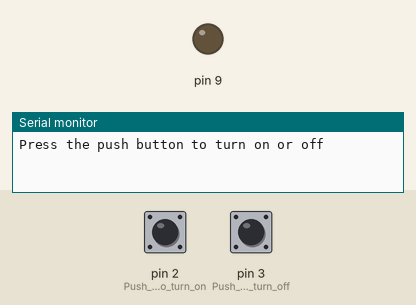
A sketch run on a simulated Arduino Uno, built with avr-gcc and run on an emulated ATmega328P. Parts: output pins drawn as LEDs (lit = HIGH), the last lines printed to the serial monitor. The test bench sets the inputs (shaded band); at power-on: pin 2 (Push_Button_to_turn_on) LOW, pin 3 (Push_Button_to_turn_off) LOW.

Above: at 1.2 s.
1.3 s: pin 2 (Push_Button_to_turn_on) pulled HIGH for 0.15 s
At 1.7 s:
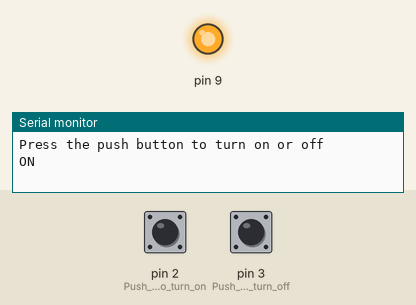
5.9 s: pin 3 (Push_Button_to_turn_off) driven LOW
7.4 s: pin 3 (Push_Button_to_turn_off) pulsed HIGH 2 times (0.12 s each, 0.3 s apart)
At 8.7 s:
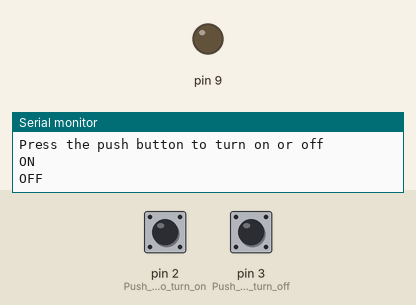
9.5 s: pin 2 (Push_Button_to_turn_on) pulled HIGH for 3.2 s
At 13.7 s:
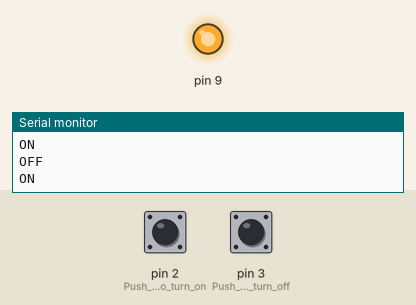
Timing chart, 0 to 15.2 s (numbered marks = the images above; inputs shaded):
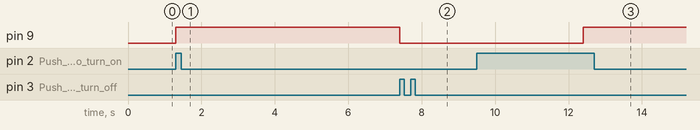

Measured:
- after the input at 1.3 s, pin 9: LOW → HIGH at once
- after the input at 5.9 s, every drawn part: stays the same
- after the input at 7.4 s, pin 9: HIGH → LOW at once
- after the input at 9.5 s, pin 9: LOW → HIGH after 2.9 s

The sketch:

solenoid_valve.ino
```cpp
void setup() {
  Serial.begin(9600);
  pinMode(9,OUTPUT);
  pinMode(2,INPUT); //Push Button to turn on
  pinMode(3,INPUT); //Push Button to turn off
  Serial.println("Press the push button to turn on or off");
}

void loop() {
  if(digitalRead(2)==HIGH)
  {
    digitalWrite(9,HIGH);
    Serial.println("ON");
    delay(5000);
  }
  else if(digitalRead(3)==HIGH)
  {
    digitalWrite(9,LOW);
    Serial.println("OFF");
    delay(5000);
  }
}
```
